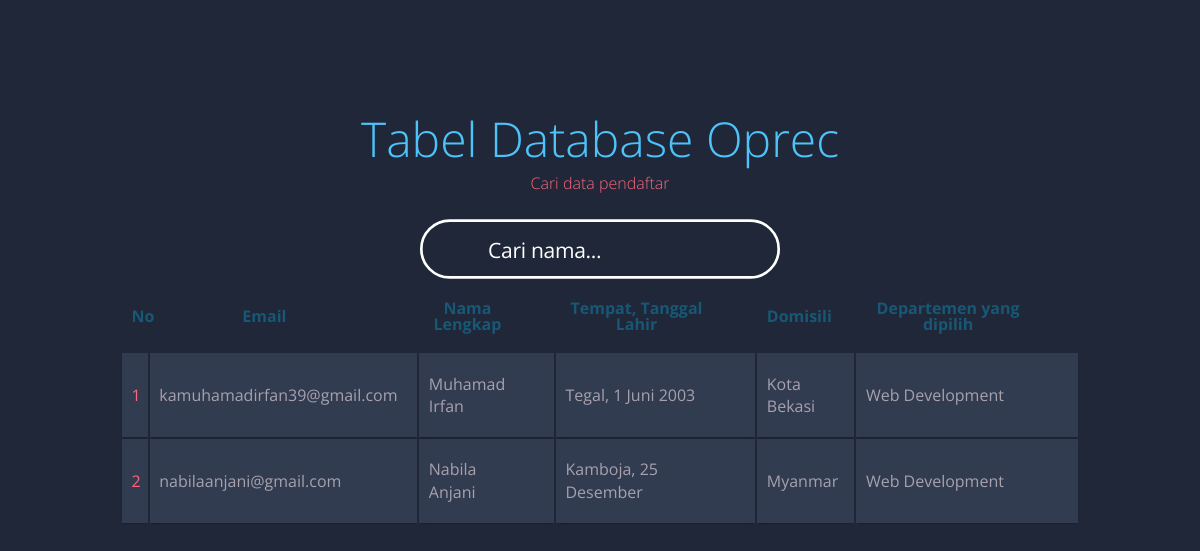
Before: / with the older database file.
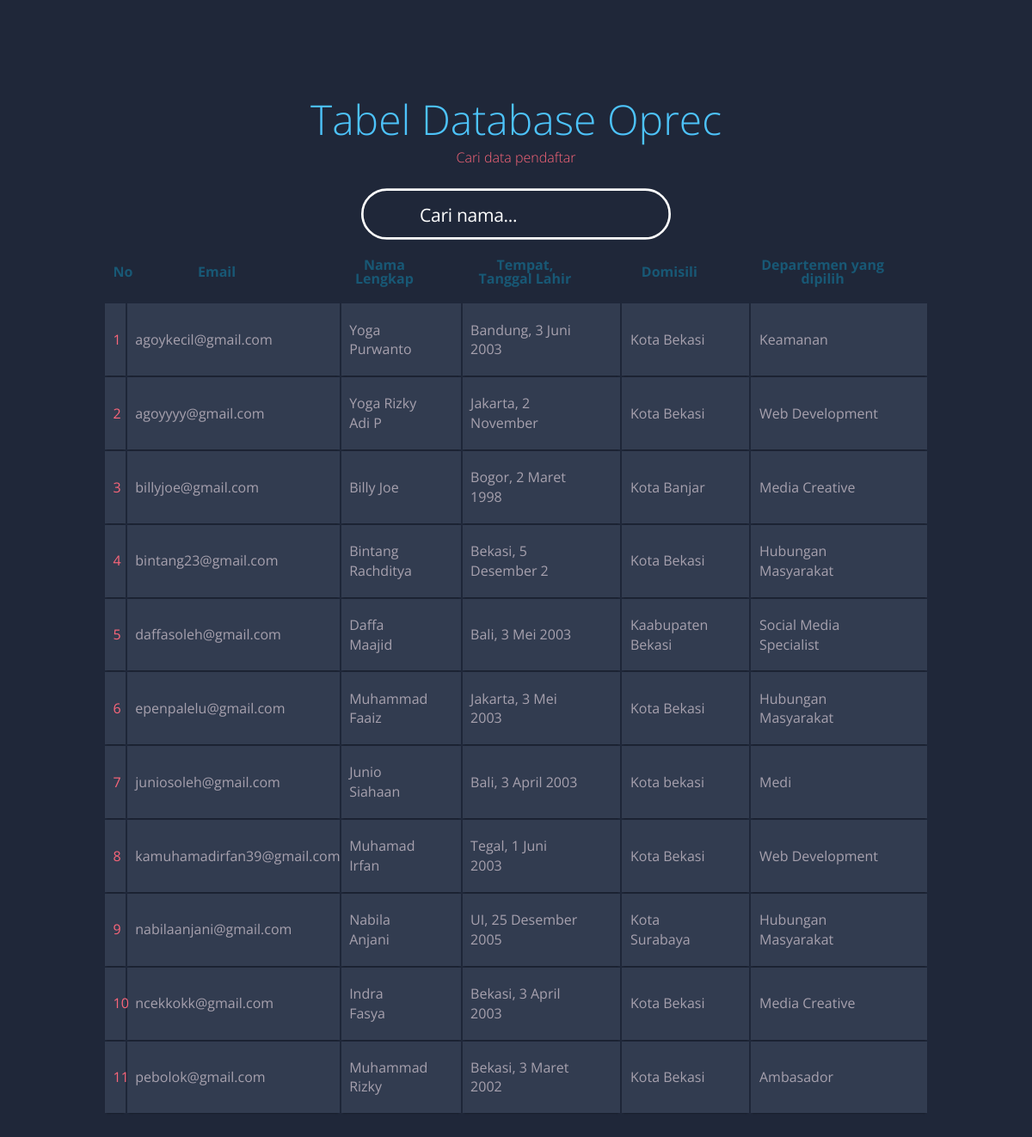
After: the same page with the newer database file.
### tables this page shows
CREATE TABLE `reqruitment` (
  `email` varchar(30) NOT NULL,
  `nama_lengkap` varchar(30) NOT NULL,
  `ttl` varchar(20) NOT NULL,
  `domisili` text NOT NULL,
  `no_wa` int(16) NOT NULL,
  `status` varchar(20) NOT NULL,
  `asal` varchar(20) NOT NULL,
  `departemen` varchar(25) NOT NULL,
  `alasan` varchar(300) NOT NULL
);

### index.php (the view, shortened to what this page needs)
<!DOCTYPE html>
<html lang="en">
<head>
  <link href="https://maxcdn.icons8.com/fonts/line-awesome/1.1/css/line-awesome-font-awesome.min.css" rel="stylesheet">
</head>
<body>
<?php
include "koneksi.php";
$query = "SELECT `email`, `nama_lengkap`, `ttl`, `domisili`, `no_wa`, `status`, `asal`, `departemen`, `alasan` FROM `reqruitment` WHERE 1";
$data = mysqli_query($koneksi, $query);
echo "<div class='searchcontainer'>";
echo "<h1>Tabel Database Oprec</h1>";
echo "<h2>Cari data pendaftar</h2>";
echo "<div class='search-box'>";
echo "<div class='search-icon'><i class='fa fa-search search-icon'></i></div>";
echo "<form action='' class='search-form' method='GET'>";
echo "<input type='text' name='cari' placeholder='Cari nama...' id='search' autocomplete='off'>";
echo "</form>";
echo "</div>";
echo "</div>";
if (mysqli_num_rows($data) > 0) {
    echo "<table class='container'>";
    echo "<thead>";
    echo "<tr>";
    echo "<th><h1>No</h1></th>";
    echo "<th><h1>Email</h1></th>";
    echo "<th><h1>Nama Lengkap</h1></th>";
    echo "<th><h1>Tempat, Tanggal Lahir</h1></th>";
    echo "<th><h1>Domisili</h1></th>";
    echo "<th><h1>Departemen yang dipilih</h1></th>";
    echo "</tr>";
    echo "</thead>";
    $i = 1;
    while ($row = mysqli_fetch_assoc($data)) {
    echo "<tbody>";
    echo "<tr>";
    echo "<td>$i</td>";
    echo "<td>{$row['email']}</td>";
    echo "<td>{$row['nama_lengkap']}</td>";
    echo "<td>{$row['ttl']}</td>";
    echo "<td>{$row['domisili']}</td>";
    echo "<td>{$row['departemen']}</td>";
    echo "</tr>";
    echo "</tbody>";
    $i++;
    }
    echo "</table>";
} else {
    echo "Data tidak ditemukan";
}
?>
</body>
</html>

### index.php (style rules this page uses)
body { font-family: 'Open Sans', sans-serif; font-weight: 300; line-height: 1.42em; color:#A7A1AE; background-color:#1F2739; }
h1 { font-size:3em; font-weight: 300; line-height:1em; text-align: center; color: #4DC3FA; }
h2 { font-size:1em; font-weight: 300; text-align: center; display: block; line-height:2.5em; padding-bottom: 1em; color: #FB667A; }
.container th h1 { font-weight: bold; font-size: 1em; text-align: center; color: #185875; }
.container td { font-weight: normal; font-size: 1em; -webkit-box-shadow: 0 2px 2px -2px #0E1119; -moz-box-shadow: 0 2px 2px -2px #0E1119; box-shadow: 0 2px 2px -2px #0E1119; }
.container { text-align: left; overflow: hidden; width: 80%; margin: 0 auto; display: table; padding: 0 0 8em 0; }
.container td, .container th { padding-bottom: 2%; padding-top: 2%; padding-left:1%; padding-right: 5%; }
.container tr:nth-child(odd) { background-color: #323C50; }
.container th { background-color: #1F2739; }
.container td:first-child { color: #FB667A; }
*, *:before, *:after { -webkit-tap-highlight-color: transparent; -webkit-tap-highlight-color: rgba(0,0,0,0); user-select: none; -webkit-user-select: none; -khtml-user-select: none; -moz-user-select: none; -ms-user-select: none; -o-user-select: none; box-sizing: border-box; -webkit-box-sizing: border-box; padding: 0; margin: 0; }
.searchcontainer { position: relative; margin: calc(75px + 2vh + 2vw) auto 0 auto; padding: 0; width: 100%; max-width: 840px; }
.search-box { position: relative; width: 100%; max-width: 360px; height: 60px; border-radius: 120px; margin: 0 auto; }
.search-icon, .go-icon { position: absolute; top: 0; height: 60px; width: 86px; line-height: 61px; text-align: center; }
.search-icon { left: 0; pointer-events: none; font-size: 1.22em; will-change: transform; transform: rotate(-45deg); -webkit-transform: rotate(-45deg); -moz-transform: rotate(-45deg); -o-transform: rotate(-45deg); transform-origin: center center; -webkit-transform-origin: center center; -moz-transform-origin: center center; -o-transform-origin: center center; transition: transform 400ms 220ms cubic-bezier(0.190, 1.000, 0.220, 1.000); -webkit-transition: transform 400ms 220ms cubic-bezier(0.190, 1.000, 0.220, 1.000); -moz-transition: transform 400ms 220ms cubic-bezier(0.190, 1.000, 0.220, 1.000); -o-transition: transform 400ms 220ms cubic-bezier(0.190, 1.000, 0.220, 1.000); }
.search-border { display: block; width: 100%; max-width: 360px; height: 60px; }
#search { font-family: 'Open Sans', sans-serif; position: absolute; top: 0; left: 0; width: 100%; height: 100%; border-radius: 120px; border: none; background: rgba(255,255,255,0); padding: 0 68px 0 68px; color: #FFFFFF; font-size: 1.32em; font-weight: 400; letter-spacing: -0.015em; outline: none; }

Changed rows visible on the page:
added reqruitment: email "agoykecil@gmail.com", nama_lengkap "Yoga Purwanto", ttl "Bandung, 3 Juni 2003", domisili "Kota Bekasi", departemen "Keamanan"
added reqruitment: email "agoyyyy@gmail.com", nama_lengkap "Yoga Rizky Adi P", ttl "Jakarta, 2 November", domisili "Kota Bekasi", departemen "Web Development"
added reqruitment: email "billyjoe@gmail.com", nama_lengkap "Billy Joe", ttl "Bogor, 2 Maret 1998", domisili "Kota Banjar", departemen "Media Creative"
added reqruitment: email "bintang23@gmail.com", nama_lengkap "Bintang Rachditya", ttl "Bekasi, 5 Desember 2", domisili "Kota Bekasi", departemen "Hubungan Masyarakat"
added reqruitment: email "daffasoleh@gmail.com", nama_lengkap "Daffa Maajid", ttl "Bali, 3 Mei 2003", domisili "Kaabupaten Bekasi", departemen "Social Media Specialist"
added reqruitment: email "epenpalelu@gmail.com", nama_lengkap "Muhammad Faaiz", ttl "Jakarta, 3 Mei 2003", domisili "Kota Bekasi", departemen "Hubungan Masyarakat"
added reqruitment: email "juniosoleh@gmail.com", nama_lengkap "Junio Siahaan", ttl "Bali, 3 April 2003", domisili "Kota bekasi", departemen "Medi"
changed reqruitment "nabilaanjani@gmail.com": ttl "Kamboja, 25 Desember" → "UI, 25 Desember 2005"; domisili "Myanmar" → "Kota Surabaya"; departemen "Web Development" → "Hubungan Masyarakat"
added reqruitment: email "ncekkokk@gmail.com", nama_lengkap "Indra Fasya", ttl "Bekasi, 3 April 2003", domisili "Kota Bekasi", departemen "Media Creative"
added reqruitment: email "pebolok@gmail.com", nama_lengkap "Muhammad Rizky", ttl "Bekasi, 3 Maret 2002", domisili "Kota Bekasi", departemen "Ambasador"
